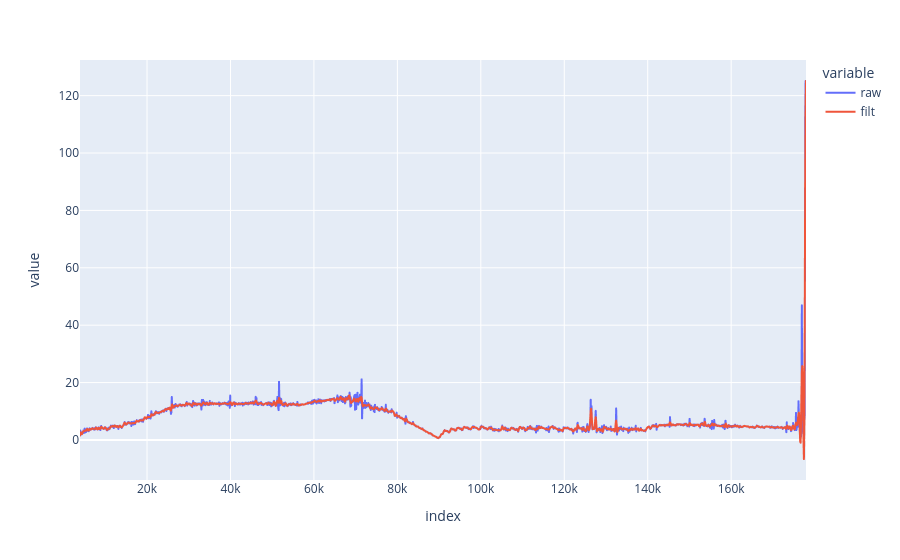

Write notebook code for a chart like this one.
### Code cell
fs = 10
from lib.signal import unfiorm_sample, lowpass_filter

speed = pd.Series(
  index=df.t_ms[1:],
  data=(np.hypot(df['centre_x'].diff(), df['centre_y'].diff()) / (df['t_ms'].diff() / 1000)).values[1:]
)
speed_uniform = unfiorm_sample(speed, fs)
speed_filt = lowpass_filter(speed_uniform, 2, fs)

# (np.hypot(df['centre_x'].diff(), df['centre_y'].diff()) / (df['t_ms'].diff() / 1000)).fillna(0)
# px.line(df, x='t_ms', y=lowpass_filter(speed, 1, 10), title='Speed (m/s)')
px.line(pd.DataFrame(dict(raw=speed_uniform, filt=speed_filt), index=speed_uniform.index))

### Figure 1 — Plotly figure (JSON) as saved in the notebook; plotly's stock layout.template omitted (floating-point values rounded to 4 significant figures; data arrays with more than 128 entries replaced by an {"elided": "..."} marker saying what was removed)
{"data": [{"hovertemplate": "variable=raw<br>index=%{x}<br>value=%{y}<extra></extra>", "legendgroup": "raw", "line": {"color": "#636efa", "dash": "solid"}, "marker": {"symbol": "circle"}, "mode": "lines", "name": "raw", "showlegend": true, "type": "scattergl", "x": {"elided": "1741 int values"}, "xaxis": "x", "y": {"elided": "1741 float values"}, "yaxis": "y"}, {"hovertemplate": "variable=filt<br>index=%{x}<br>value=%{y}<extra></extra>", "legendgroup": "filt", "line": {"color": "#EF553B", "dash": "solid"}, "marker": {"symbol": "circle"}, "mode": "lines", "name": "filt", "showlegend": true, "type": "scattergl", "x": {"elided": "1741 int values"}, "xaxis": "x", "y": {"elided": "1741 float values"}, "yaxis": "y"}], "layout": {"legend": {"title": {"text": "variable"}, "tracegroupgap": 0}, "margin": {"t": 60}, "xaxis": {"anchor": "y", "domain": [0, 1], "title": {"text": "index"}}, "yaxis": {"anchor": "x", "domain": [0, 1], "title": {"text": "value"}}}}
